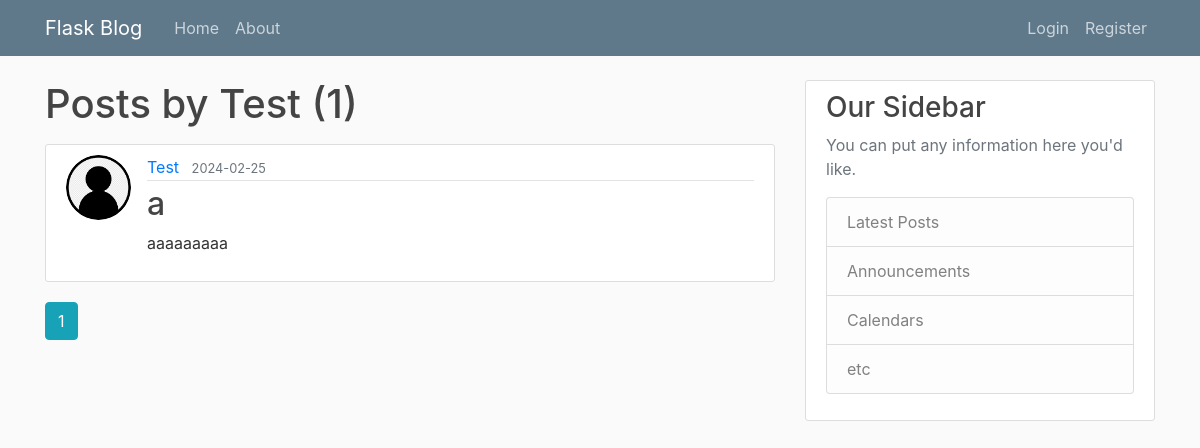
/user/Test, run on an earlier commit of the app's database.
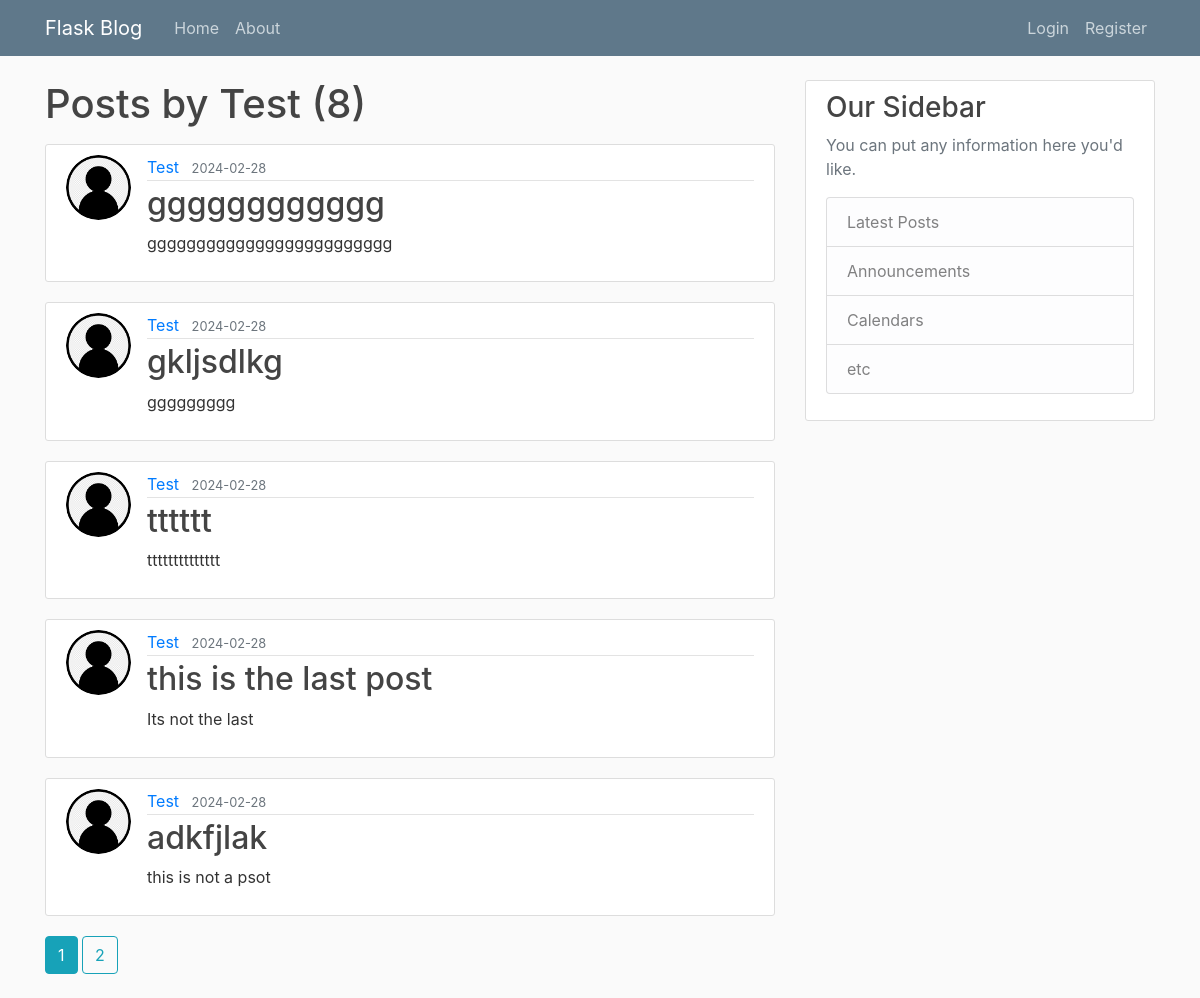
And on a later commit of the database.
### flask_blog/models.py (models this page shows, shortened)
class Post(db.Model):
    id=db.Column(db.Integer,primary_key=True)
    title=db.Column(db.String(100),nullable=False)
    date_posted=db.Column(db.DateTime,nullable=False,default=datetime.utcnow)
    content=db.Column(db.Text,nullable=False)
    user_id=db.Column(db.Integer,db.ForeignKey("user.id"),nullable=False)

class User(db.Model,UserMixin):
    id=db.Column(db.Integer,primary_key=True)
    username=db.Column(db.String(20),unique=True,nullable=False)
    email=db.Column(db.String(120),unique=True,nullable=False)
    image_file=db.Column(db.String(20),nullable=False,default="default.jpg")
    password=db.Column(db.String(60),nullable=False)
    posts=db.relationship("Post",backref="author",lazy=True)

### flask_blog/routes.py (the view)
@app.route("/user/<string:username>")
def user_posts(username):
    user=User.query.filter_by(username=username).first_or_404()
    page=request.args.get("page",1,type=int)
    posts=Post.query.filter_by(author=user)\
    .order_by(Post.date_posted.desc())\
    .paginate(page=page,per_page=5)
    return render_template("user_posts.html",post=posts,user=user)

### flask_blog/templates/user_posts.html (shortened to what this page needs)
{% extends "layout.html" %}
{% block content %}
<h1 class="mb-3">Posts by {{ user.username }} ({{ post.total }})</h1>
    {% for p in post.items %}
        <article class="media content-section">
            <img class="rounded-circle article-img" src="{{ url_for('static',filename='profile_pics/'+ p.author.image_file ) }}">
            <div class="media-body">
            <div class="article-metadata">
                <a class="mr-2" href="{{url_for('user_posts',username=p.author.username)}}">{{ p.author.username }}</a>
                <small class="text-muted">{{ p.date_posted.strftime("%Y-%m-%d") }}</small>
            </div>
            <h2><a class="article-title" href="{{ url_for('post',post_id=p.id)}}">{{ p.title }}</a></h2>
            <p class="article-content">{{ p.content }}</p>
            </div>
        </article>
    {% endfor %}
        {% for page_num in post.iter_pages(left_edge=1,right_edge=1,left_current=1,right_current=2) %}
            {% if page_num %}
                {% if post.page==page_num %}
                    <a class="btn btn-info mb-4" href="{{ url_for('user_posts',username=user.username,page=page_num) }}">{{ page_num }}</a>
                {% else %}
                    <a class="btn btn-outline-info mb-4" href="{{ url_for('user_posts',username=user.username,page=page_num) }}">{{ page_num }}</a>
                {% endif %}
            {% endif %}
        {% endfor %}
{% endblock  content %}

What changed in the data, as far as the page shows it:
no longer on this page (row unchanged): Post: image_file (placeholder picture), author.username "Test", date_posted "2024-02-25", title "a", content "aaaaaaaaa"
added Post: image_file (placeholder picture), author.username "Test", date_posted "2024-02-28", title "gggggggggggg", content "ggggggggggggggggggggggggg"
added Post: image_file (placeholder picture), author.username "Test", date_posted "2024-02-28", title "gkljsdlkg", content "ggggggggg"
added Post: image_file (placeholder picture), author.username "Test", date_posted "2024-02-28", title "tttttt", content "tttttttttttttt"
added Post: image_file (placeholder picture), author.username "Test", date_posted "2024-02-28", title "this is the last post", content "Its not the last"
added Post: image_file (placeholder picture), author.username "Test", date_posted "2024-02-28", title "adkfjlak", content "this is not a psot"
Also different on the page:
{{ post.total }}: "1" → "8"
new list line: "2"
